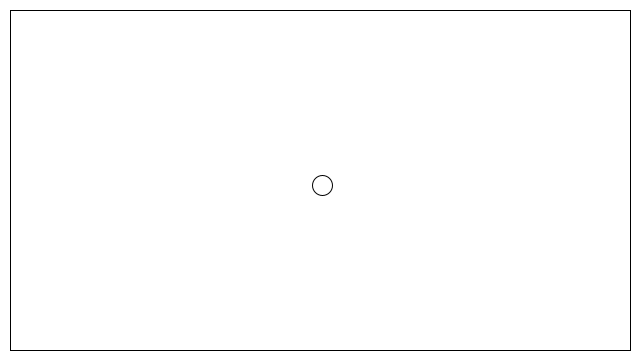
Frame 1 (no input)
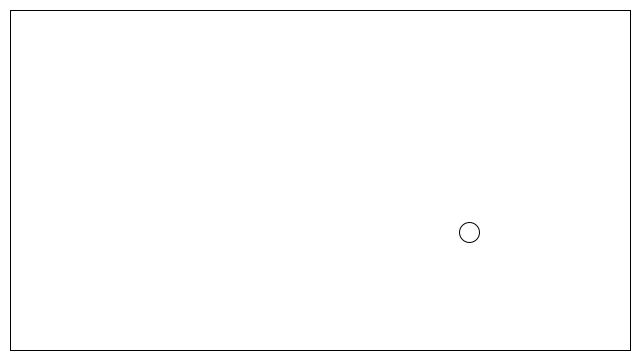
Frame 60 (the mouse pressed at the canvas centre just before this capture)
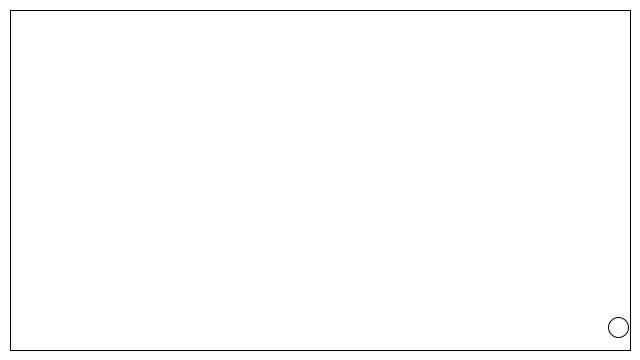
Frame 120 (the mouse held since frame 60 and released just before this capture)

The Processing sketch that drew these frames (run headless with seeded random() and noise(); from frame 60 on, the mouse is pressed at the canvas centre):

// Processing sketch: realBouncing_ball
// ── realBouncing_ball.pde
ball b;

void setup() {
  size(640, 360);
  b = new ball();
}

void draw() {
  background(255);
  
  b.bounce();
  b.display();
  
  //Saving transformation and popping it later
  pushMatrix();
  translate(width/2,height/2);
  rectMode(CENTER);
  noFill();
  rect(0,0,width-20, height-20);
  popMatrix();
  
}

// ── ball.pde
//Initializing vectors
PVector location;
PVector velocity;

class ball {
  //initializing ball's variables
  float grav = 0.5;
  float fric = 0.01;
  int r = 20;

  ball() {
    //PVector class is an object, instantiating
    location = new PVector(width/2,height/2,0);
    velocity = new PVector(2.50,5.00,0);
  }

  void bounce() { 
    if ((location.x > width-r)||(location.x < r)) {
      velocity.x = velocity.x * -1;
    }
    if ((location.y >= height-r)||(location.y < r)) {
      velocity.y = velocity.y * -1;
    } 
    
    //Vertical Friction
    if (location.y > height-r) {
      location.y = height-r;
      if (velocity.y > 0) {
        velocity.y = velocity.y - fric;
      } else if (velocity.y < 0) {
        velocity.y = velocity.y + fric;
      }
    } else if (location.y < r) {
      location.y = 0;
    }
    
    if (location.y == height-r) { 
      if (velocity.x > 0) {
        velocity.x = velocity.x - fric;
      } else if (velocity.x < 0) {
        velocity.x = velocity.x + fric;
      }
    }
    
    velocity.y = velocity.y + grav;
    location.x = location.x + velocity.x;
    location.y = location.y + velocity.y;
  }
  void display() {
    stroke(0);
    ellipse(location.x,location.y,r,r);
  }
}
